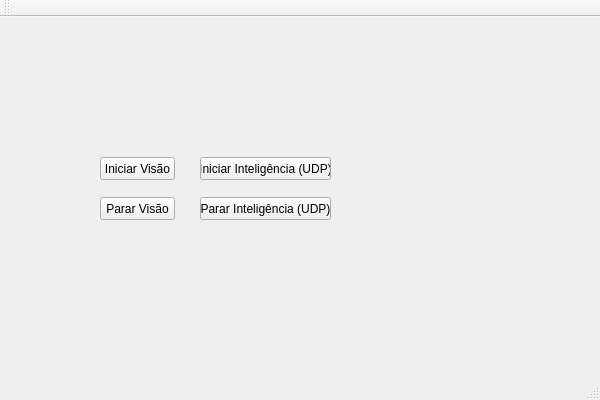
<?xml version="1.0" encoding="UTF-8"?>
<ui version="4.0">
 <class>SimulationViewClass</class>
 <widget class="QMainWindow" name="SimulationViewClass">
  <property name="geometry">
   <rect>
    <x>0</x>
    <y>0</y>
    <width>600</width>
    <height>400</height>
   </rect>
  </property>
  <property name="windowTitle">
   <string>SimulationView</string>
  </property>
  <widget class="QWidget" name="centralWidget">
   <widget class="QPushButton" name="startVision">
    <property name="geometry">
     <rect>
      <x>100</x>
      <y>140</y>
      <width>75</width>
      <height>23</height>
     </rect>
    </property>
    <property name="text">
     <string>Iniciar Visão</string>
    </property>
   </widget>
   <widget class="QPushButton" name="stopVision">
    <property name="geometry">
     <rect>
      <x>100</x>
      <y>180</y>
      <width>75</width>
      <height>23</height>
     </rect>
    </property>
    <property name="text">
     <string>Parar Visão</string>
    </property>
   </widget>
   <widget class="QPushButton" name="startIntUDP">
    <property name="geometry">
     <rect>
      <x>200</x>
      <y>140</y>
      <width>131</width>
      <height>23</height>
     </rect>
    </property>
    <property name="text">
     <string>Iniciar Inteligência (UDP)</string>
    </property>
   </widget>
   <widget class="QPushButton" name="pushButton">
    <property name="geometry">
     <rect>
      <x>200</x>
      <y>180</y>
      <width>131</width>
      <height>23</height>
     </rect>
    </property>
    <property name="text">
     <string>Parar Inteligência (UDP)</string>
    </property>
   </widget>
  </widget>
  <widget class="QMenuBar" name="menuBar">
   <property name="geometry">
    <rect>
     <x>0</x>
     <y>0</y>
     <width>600</width>
     <height>21</height>
    </rect>
   </property>
  </widget>
  <widget class="QToolBar" name="mainToolBar">
   <attribute name="toolBarArea">
    <enum>TopToolBarArea</enum>
   </attribute>
   <attribute name="toolBarBreak">
    <bool>false</bool>
   </attribute>
  </widget>
  <widget class="QStatusBar" name="statusBar"/>
 </widget>
 <layoutdefault spacing="6" margin="11"/>
 <resources>
  <include location="SimulationView.qrc"/>
 </resources>
 <connections>
  <connection>
   <sender>startVision</sender>
   <signal>clicked(bool)</signal>
   <receiver>SimulationViewClass</receiver>
   <slot>setAnimated(bool)</slot>
   <hints>
    <hint type="sourcelabel">
     <x>131</x>
     <y>175</y>
    </hint>
    <hint type="destinationlabel">
     <x>158</x>
     <y>120</y>
    </hint>
   </hints>
  </connection>
 </connections>
 <slots>
  <signal>startVisionClicked()</signal>
 </slots>
</ui>
